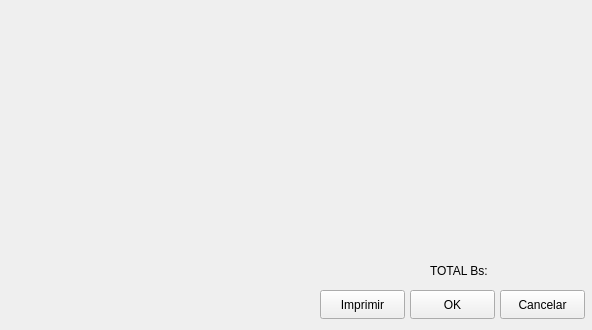
<?xml version="1.0" encoding="UTF-8"?>
<ui version="4.0">
 <class>Tilda</class>
 <widget class="QMainWindow" name="Tilda">
  <property name="geometry">
   <rect>
    <x>0</x>
    <y>0</y>
    <width>592</width>
    <height>330</height>
   </rect>
  </property>
  <property name="windowTitle">
   <string>Factura de mesa</string>
  </property>
  <widget class="QWidget" name="centralwidget">
   <widget class="QPushButton" name="pushButton_2">
    <property name="geometry">
     <rect>
      <x>320</x>
      <y>290</y>
      <width>85</width>
      <height>29</height>
     </rect>
    </property>
    <property name="toolTip">
     <string>Facturar e imprimir cuenta</string>
    </property>
    <property name="text">
     <string>Imprimir</string>
    </property>
    <property name="icon">
     <iconset resource="Images.qrc">
      <normaloff>:/new/prefix1/images/view-list-text.png</normaloff>:/new/prefix1/images/view-list-text.png</iconset>
    </property>
   </widget>
   <widget class="QPushButton" name="pushButton_3">
    <property name="geometry">
     <rect>
      <x>500</x>
      <y>290</y>
      <width>85</width>
      <height>29</height>
     </rect>
    </property>
    <property name="toolTip">
     <string>Salir de esta ventana</string>
    </property>
    <property name="text">
     <string>Cancelar</string>
    </property>
    <property name="icon">
     <iconset resource="Images.qrc">
      <normaloff>:/new/prefix1/images/dialog-close.png</normaloff>:/new/prefix1/images/dialog-close.png</iconset>
    </property>
   </widget>
   <widget class="QPushButton" name="pushButton">
    <property name="geometry">
     <rect>
      <x>410</x>
      <y>290</y>
      <width>85</width>
      <height>29</height>
     </rect>
    </property>
    <property name="toolTip">
     <string>Aceptar condición de la cuenta</string>
    </property>
    <property name="text">
     <string>OK</string>
    </property>
    <property name="icon">
     <iconset resource="Images.qrc">
      <normaloff>:/new/prefix1/images/dialog-ok-apply.png</normaloff>:/new/prefix1/images/dialog-ok-apply.png</iconset>
    </property>
   </widget>
   <widget class="QLabel" name="label">
    <property name="geometry">
     <rect>
      <x>430</x>
      <y>260</y>
      <width>59</width>
      <height>21</height>
     </rect>
    </property>
    <property name="toolTip">
     <string>Total a pagar</string>
    </property>
    <property name="text">
     <string>TOTAL Bs:</string>
    </property>
   </widget>
   <widget class="QWidget" name="gridLayoutWidget">
    <property name="geometry">
     <rect>
      <x>20</x>
      <y>20</y>
      <width>561</width>
      <height>231</height>
     </rect>
    </property>
    <layout class="QGridLayout" name="gridLayout"/>
   </widget>
   <widget class="QLabel" name="label_2">
    <property name="geometry">
     <rect>
      <x>490</x>
      <y>260</y>
      <width>59</width>
      <height>18</height>
     </rect>
    </property>
    <property name="text">
     <string/>
    </property>
   </widget>
  </widget>
 </widget>
 <resources>
  <include location="Images.qrc"/>
 </resources>
 <connections>
  <connection>
   <sender>pushButton_3</sender>
   <signal>clicked()</signal>
   <receiver>Tilda</receiver>
   <slot>close()</slot>
   <hints>
    <hint type="sourcelabel">
     <x>543</x>
     <y>318</y>
    </hint>
    <hint type="destinationlabel">
     <x>506</x>
     <y>306</y>
    </hint>
   </hints>
  </connection>
  <connection>
   <sender>pushButton</sender>
   <signal>clicked()</signal>
   <receiver>Tilda</receiver>
   <slot>close()</slot>
   <hints>
    <hint type="sourcelabel">
     <x>441</x>
     <y>305</y>
    </hint>
    <hint type="destinationlabel">
     <x>409</x>
     <y>324</y>
    </hint>
   </hints>
  </connection>
 </connections>
</ui>
